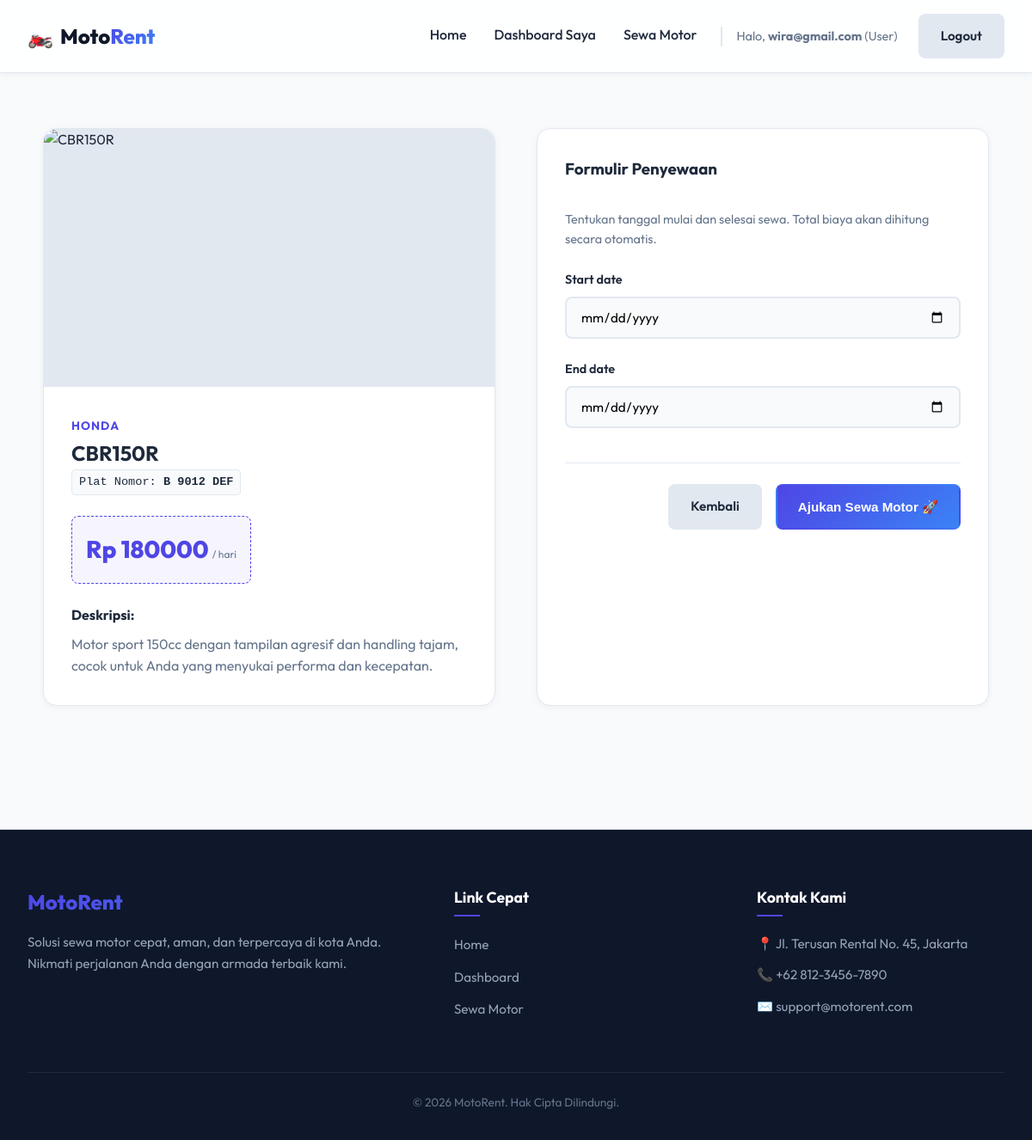
/motor/book/3/ (signed in), run on the app's committed database.
### rental/models.py (models this page shows, shortened)
class Motor(models.Model):
    STATUS_CHOICES = [
        ('available', 'Tersedia'),
        ('rented', 'Disewa'),
        ('maintenance', 'Perawatan'),
    ]
    name = models.CharField(max_length=100)
    brand = models.CharField(max_length=50)
    plate_number = models.CharField(max_length=20, unique=True)
    price_per_day = models.DecimalField(max_digits=10, decimal_places=2)
    status = models.CharField(max_length=20, choices=STATUS_CHOICES, default='available')
    image_url = models.CharField(max_length=300, blank=True, null=True, default='/static/images/default_motor.jpg')
    description = models.TextField(blank=True, null=True)

### rental/views.py (the view)
# urls.py: path('motor/book/<int:motor_id>/', views.booking_create_view, name='booking_create'),
@login_required
def booking_create_view(request, motor_id):
    motor = get_object_or_404(Motor, id=motor_id)
    if motor.status != 'available':
        messages.error(request, "Maaf, motor ini tidak tersedia untuk disewa saat ini.")
        return redirect('motor_browse')
    if request.method == 'POST':
        form = BookingForm(request.POST)
        if form.is_valid():
            rental = form.save(commit=False)
            rental.user = request.user
            rental.motor = motor
            rental.status = 'pending'
            rental.save()
            messages.success(request, f"Pengajuan sewa motor {motor.name} berhasil dikirim! Menunggu persetujuan admin.")
            return redirect('dashboard')
    else:
        form = BookingForm()
    context = {
        'form': form,
        'motor': motor
    }
    return render(request, 'user/booking_form.html', context)

### rental/forms.py (shortened to what this page needs)
class BookingForm(forms.ModelForm):
    class Meta:
        model = Rental
        fields = ['start_date', 'end_date']
        widgets = {
            'start_date': forms.DateInput(attrs={'type': 'date', 'class': 'form-input'}),
            'end_date': forms.DateInput(attrs={'type': 'date', 'class': 'form-input'}),
        }

### templates/user/booking_form.html (shortened to what this page needs)
{% extends 'base.html' %}
{% block content %}
<section class="booking-section">
    <div class="booking-grid">
        <div class="booking-motor-card card">
            <div class="motor-img-wrapper">
                {% if motor.image_url %}
                    <img src="{{ motor.image_url }}" alt="{{ motor.name }}" onerror="this.onerror=null; this.src='https://images.unsplash.com/photo-1558981806-ec527fa84c39?auto=format&fit=crop&q=80&w=400';">
                {% else %}
                    <img src="https://images.unsplash.com/photo-1558981806-ec527fa84c39?auto=format&fit=crop&q=80&w=400" alt="Motor Default">
                {% endif %}
            </div>
            <div class="booking-motor-details">
                <span class="motor-brand">{{ motor.brand }}</span>
                <h2>{{ motor.name }}</h2>
                <p class="motor-plate">Plat Nomor: <strong>{{ motor.plate_number }}</strong></p>
                <div class="price-badge">
                    <span class="price-val">Rp {{ motor.price_per_day|floatformat:0 }}</span>
                    <span class="price-unit">/ hari</span>
                </div>
                {% if motor.description %}
                    <div class="motor-desc-box">
                        <h4>Deskripsi:</h4>
                        <p>{{ motor.description }}</p>
                    </div>
                {% endif %}
            </div>
        </div>
        <div class="booking-form-card card">
            <h3>Formulir Penyewaan</h3>
            <p class="form-instruction">Tentukan tanggal mulai dan selesai sewa. Total biaya akan dihitung secara otomatis.</p>
            <form method="POST" class="booking-form-element">
                {% for field in form %}
                    <div class="form-group">
                        <label for="{{ field.id_for_label }}">{{ field.label }}</label>
                        {{ field }}
                    </div>
                {% endfor %}
                <div class="form-actions">
                    <a href="{% url 'motor_browse' %}" class="btn btn-secondary">Kembali</a>
                    <button type="submit" class="btn btn-primary">Ajukan Sewa Motor 🚀</button>
                </div>
            </form>
        </div>
    </div>
</section>
{% endblock %}

### templates/base.html (shortened to what this page needs)
{% load static %}
<!DOCTYPE html>
<html lang="id">
<head>
    <link rel="stylesheet" href="{% static 'css/style.css' %}">
</head>
<body>
    <header class="navbar-header">
        <div class="nav-container">
            <a href="{% url 'landing' %}" class="brand-logo">
                <span class="logo-icon">🏍️</span>
                <span class="logo-text">Moto<span class="highlight">Rent</span></span>
            </a>
            <nav class="nav-menu">
                <a href="{% url 'landing' %}" class="nav-link">Home</a>
                {% if user.is_authenticated %}
                    {% if user.profile.role == 'admin' %}
                        <a href="{% url 'dashboard' %}" class="nav-link">Dashboard</a>
                        <a href="{% url 'motor_browse' %}" class="nav-link">Sewa Motor</a>
                        <a href="{% url 'motor_list' %}" class="nav-link">Kelola Motor</a>
                        <a href="{% url 'rental_list' %}" class="nav-link">Kelola Sewa</a>
                        <a href="{% url 'user_list' %}" class="nav-link">Daftar Pengguna</a>
                        <a href="/admin/" class="nav-link text-warning" target="_blank">Django Admin</a>
                    {% else %}
                        <a href="{% url 'dashboard' %}" class="nav-link">Dashboard Saya</a>
                        <a href="{% url 'motor_browse' %}" class="nav-link">Sewa Motor</a>
                    {% endif %}
                    <span class="nav-user-greeting">Halo, <strong>{{ user.username }}</strong> ({% if user.profile.role == 'admin' %}Admin{% else %}User{% endif %})</span>
                    <a href="{% url 'logout' %}" class="btn btn-secondary nav-btn">Logout</a>
                {% else %}
                    <a href="{% url 'login' %}" class="nav-link">Login</a>
                    <a href="{% url 'register' %}" class="btn btn-primary nav-btn">Register</a>
                {% endif %}
            </nav>
        </div>
    </header>
    <main class="main-content">
        {% block content %}
        {% endblock %}
    </main>
    <footer class="main-footer">
        <div class="footer-container">
            <div class="footer-brand">
                <h3>MotoRent</h3>
                <p>Solusi sewa motor cepat, aman, dan terpercaya di kota Anda. Nikmati perjalanan Anda dengan armada terbaik kami.</p>
            </div>
            <div class="footer-links">
                <h4>Link Cepat</h4>
                <ul>
                    <li><a href="{% url 'landing' %}">Home</a></li>
                    {% if user.is_authenticated %}
                        <li><a href="{% url 'dashboard' %}">Dashboard</a></li>
                        {% if user.profile.role == 'user' %}
                            <li><a href="{% url 'motor_browse' %}">Sewa Motor</a></li>
                        {% endif %}
                    {% else %}
                        <li><a href="{% url 'login' %}">Login</a></li>
                        <li><a href="{% url 'register' %}">Register</a></li>
                    {% endif %}
                </ul>
            </div>
            <div class="footer-contact">
                <h4>Kontak Kami</h4>
                <p>📍 Jl. Terusan Rental No. 45, Jakarta</p>
                <p>📞 +62 812-3456-7890</p>
                <p>✉️ support@motorent.com</p>
            </div>
        </div>
        <div class="footer-bottom">
            <p>&copy; 2026 MotoRent. Hak Cipta Dilindungi.</p>
        </div>
    </footer>
</body>
</html>

### data on the page
Motor: brand "HONDA", name "CBR150R", plate_number "B 9012 DEF", price_per_day "180000", description "Motor sport 150cc dengan tampilan agresif dan handling tajam, cocok untuk Anda yang menyukai performa dan kecepatan."

### other printed values
{{ user.username }} "wira@gmail.com"
{{ field.label }} "Start date" "End date"
